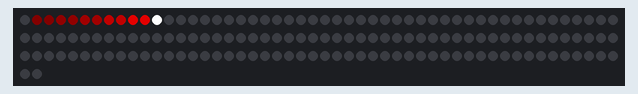
A sketch run on a simulated ESP32. Parts: 152 RGB LEDs in strip order, left to right, continuing on the next row. Random numbers use the default seed unless the sketch sets one.

Above: at 0.16 s.

The sketch:

Espurnes_de_nadal.ino
```cpp
// Incloem (diem que farem servir) la llibreria de gestió de la tira de LEDs.
#include "Freenove_WS2812_Lib_for_ESP32.h"

#define QUANTS_LEDS 152 // Constant que indica quants LEDs té la tira.
#define PIN_TIRA_LEDS 15 // Constant que indica el GPIO on tenim la tira.
#define CANAL 0 // Configuració del canal a 0 (no hi entrarem).

#define R 169 // Constant per indicar la quantitat de vermell del color.
#define G 0 // Constant per indicar la quantitat de verd del color.
#define B 0 // Constant per indicar la quantitat de blau del color.

// Creem una variable que ens permetrà interactuar amb la tira de LEDs,
// configurada segons els paràmetres que s'indiquen.
Freenove_ESP32_WS2812 strip = Freenove_ESP32_WS2812(
 QUANTS_LEDS, PIN_TIRA_LEDS, CANAL, TYPE_GRB);

int randomNum = 5;

void setup() {
 // Inicialitzem la tira de LEDs.
 strip.begin();
 strip.setBrightness(255);
 strip.setAllLedsColorData(0, 0, 0);
 strip.show();
}

void loop() {
    for (int posicio = 0; posicio < QUANTS_LEDS; posicio++)
    {
        // Primer LED, apagat.
        strip.setLedColorData(posicio+0, 0, 0, 0);
        // 2n i 3r LEDs, color R-G-B de molt baixa intensitat.
        // Dividim per 25 cadascuna de les tres components.
        strip.setLedColorData(posicio+1, R/25, G/25, B/25);
        strip.setLedColorData(posicio+2, R/25, G/25, B/25);
        // 4t i 5è LEDs, color R-G-B de baixa intensitat.
        // Dividim per 10 cadascuna de les tres components.
        strip.setLedColorData(posicio+3, R/10, G/10, B/10);
        strip.setLedColorData(posicio+4, R/10, G/10, B/10);
        // 6è i 7è LEDs, color R-G-B de mitjana intensitat.
        // Dividim per 5 cadascuna de les tres components.
        strip.setLedColorData(posicio+5, R/5, G/5, B/5);
        strip.setLedColorData(posicio+6, R/5, G/5, B/5);
        // 8è i 9è LEDs, color R-G-B d'alta intensitat.
        // Dividim per 2 cadascuna de les tres components.
        strip.setLedColorData(posicio+7, R/2, G/2, B/2);
        strip.setLedColorData(posicio+8, R/2, G/2, B/2);
        // 10è i 11è LEDs, color R-G-B de molt alta intensitat.
        // Sense dividir: intensitat màxima.
        strip.setLedColorData(posicio+9, R, G, B);
        strip.setLedColorData(posicio+10, R, G, B);
        // 12è LED, color blanc.
        strip.setLedColorData(posicio+11, 255, 255, 255);
        // Fem que es mostri i realitzem una petita pausa.
        strip.show();
        delay(randomNum);
    }
    randomNum = random(5, 20);

    for (int i = 0; i <= 169; i = i + 10) {
        int col = i;
        for (int i = 144; i <= 152; i = i + 1)
        {
            strip.setLedColorData(i, col, 0, 0);
        }
        strip.show();
        delay(5);
    }

    for (int i = 169; i >= 0; i = i - 1) {
        int col = i;
        for (int i = 144; i <= 152; i = i + 1)
        {
            strip.setLedColorData(i, col, 0, 0);
        }
        strip.show();
        delay(5);
    }

    // Esperem entre mig segon i 2 segons abans de tornar a començar.
    delay(random(500, 2001));
}
```
